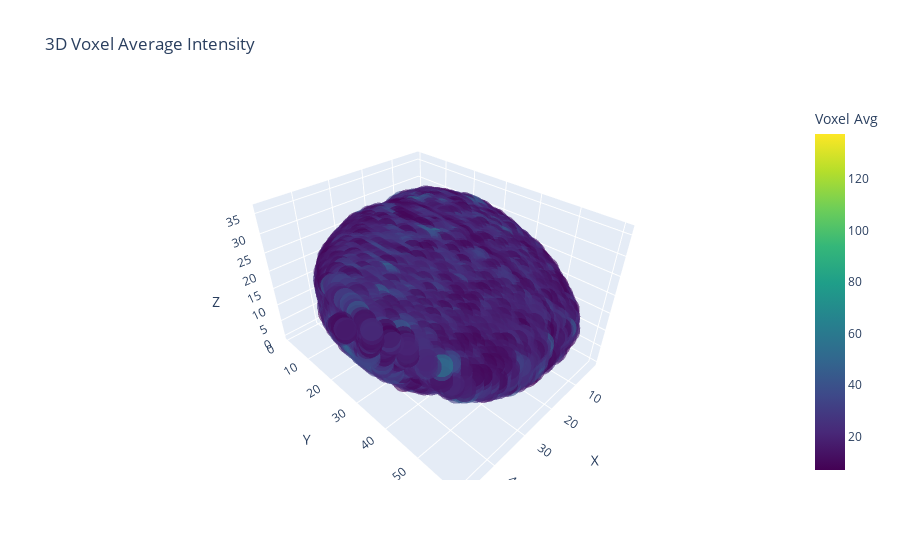

Source (notebook cell):
### Code cell
fig = px.scatter_3d(
    voxel_avg_cog,
    x='X', y='Y', z='Z',
    color='voxel_avg',
    color_continuous_scale='Viridis',
    opacity=0.6,
    title='3D Voxel Average Intensity'
)

fig.update_layout(
    scene=dict(
        xaxis_title='X',
        yaxis_title='Y',
        zaxis_title='Z'
    ),
    coloraxis_colorbar=dict(title='Voxel Avg')
)

fig.show()
fig.write_html("cog_voxel_3d_plot.html")

### Figure 1 — Plotly figure (JSON) as saved in the notebook; plotly's stock layout.template omitted (floating-point values rounded to 4 significant figures; data arrays with more than 128 entries replaced by an {"elided": "..."} marker saying what was removed)
{"data": [{"hovertemplate": "X=%{x}<br>Y=%{y}<br>Z=%{z}<br>voxel_avg=%{marker.color}<extra></extra>", "legendgroup": "", "marker": {"color": {"elided": "48144 float values"}, "coloraxis": "coloraxis", "opacity": 0.6, "symbol": "circle"}, "mode": "markers", "name": "", "scene": "scene", "showlegend": false, "type": "scatter3d", "x": {"elided": "48144 int values"}, "y": {"elided": "48144 int values"}, "z": {"elided": "48144 int values"}}], "layout": {"coloraxis": {"colorbar": {"title": {"text": "Voxel Avg"}}, "colorscale": [[0, "#440154"], [0.1111, "#482878"], [0.2222, "#3e4989"], [0.3333, "#31688e"], [0.4444, "#26828e"], [0.5556, "#1f9e89"], [0.6667, "#35b779"], [0.7778, "#6ece58"], [0.8889, "#b5de2b"], [1, "#fde725"]]}, "legend": {"tracegroupgap": 0}, "scene": {"domain": {"x": [0, 1], "y": [0, 1]}, "xaxis": {"title": {"text": "X"}}, "yaxis": {"title": {"text": "Y"}}, "zaxis": {"title": {"text": "Z"}}}, "title": {"text": "3D Voxel Average Intensity"}}}
